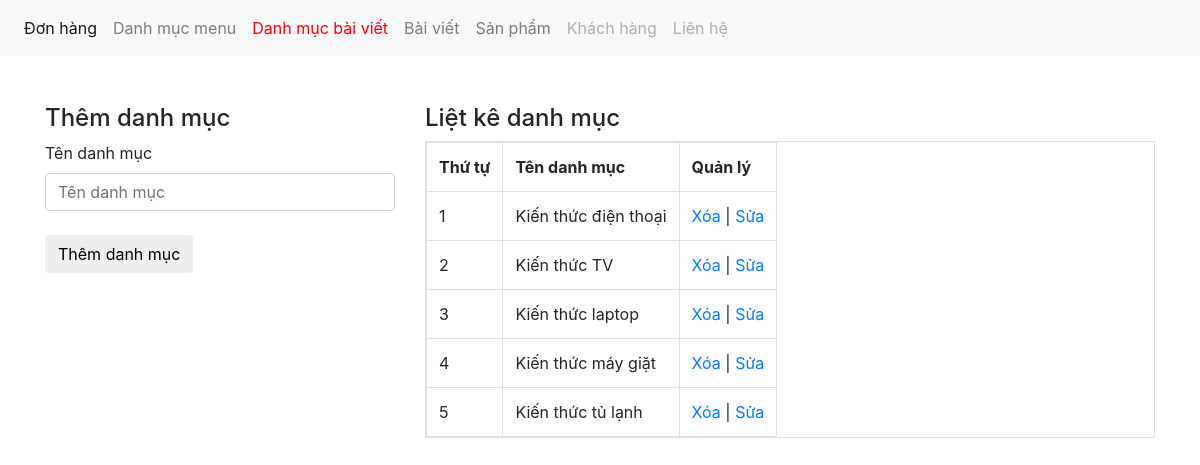
/admin/xulydanhmucbaiviet.php, run on the app's committed database.
### tables this page shows
CREATE TABLE IF NOT EXISTS `danhmuc_tin` (
  `danhmuctin_id` int(11) NOT NULL AUTO_INCREMENT,
  `tendanhmuc` varchar(255) NOT NULL,
  PRIMARY KEY (`danhmuctin_id`)
);

### admin/xulydanhmucbaiviet.php (the view, shortened to what this page needs)
<?php
include('../db/connect.php');
?>
<!DOCTYPE html>
<html>
<head>
<link href="../css/bootstrap.css" rel="stylesheet" type="text/css" media="all" />
</head>
<body>
<nav class="navbar navbar-expand-lg navbar-light bg-light">
    <div class="collapse navbar-collapse" id="navbarNav">
        <ul class="navbar-nav">
        <li class="nav-item active">
            <a class="nav-link" href="xulydonhang.php">Đơn hàng <span class="sr-only">(current)</span></a>
        </li>
        <li class="nav-item">
            <a class="nav-link" href="xulydanhmuc.php">Danh mục menu</a>
        </li>
        <li class="nav-item">
            <a class="nav-link" href="xulydanhmucbaiviet.php" style="color:red">Danh mục bài viết</a>
        </li>
        <li class="nav-item">
            <a class="nav-link" href="xulybaiviet.php">Bài viết</a>
        </li>
        <li class="nav-item">
            <a class="nav-link" href="xulysanpham.php">Sản phẩm</a>
        </li>
        <li class="nav-item">
            <a class="nav-link disabled" href="xulykhachhang.php">Khách hàng</a>
        </li>
        <li class="nav-item">
            <a class="nav-link disabled" href="xulylienhe.php">Liên hệ</a>
        </li>
        </ul>
    </div>
    </nav><br> <br>
    <div class="container">
        <div class="row">
            <?php
            if(isset($_GET['quanly'])=='capnhat'){
                $id_capnhat=$_GET['id'];
                $sql_capnhat=mysqli_query($mysqli,"select * from danhmuc_tin where danhmuctin_id='$id_capnhat'");
                $row_capnhat=mysqli_fetch_array($sql_capnhat);
                ?>
                <div class="col-md-4">
                <h4>Cập nhật danh mục</h4>
                <label>Tên danh mục</label>
                <form action="" method="POST">
                    <input type="text" class="form-control" name="danhmuc" value="<?php echo $row_capnhat['tendanhmuc'] ?>"><br>
                    <input type="hidden" class="form-control" name="id_danhmuc" value="<?php echo $row_capnhat['danhmuctin_id'] ?>">
                    <input type="submit" name="capnhatdanhmuc" value="Cập nhật danh mục" class="btn btn-default">
                </form>
                </div>
            <?php
            }else{
                ?>
                <div class="col-md-4">
                <h4>Thêm danh mục</h4>
                <label>Tên danh mục</label>
                <form action="" method="POST">
                    <input type="text" class="form-control" name="danhmuc" placeholder="Tên danh mục"><br>
                    <input type="submit" name="themdanhmuc" value="Thêm danh mục" class="btn btn-default">
                </form>
            </div>
            <?php
            }
            ?>
            <div class="col-md-8">
            <h4>Liệt kê danh mục</h4>
            <?php
            $sql_select=mysqli_query($mysqli,"select * from danhmuc_tin order by danhmuctin_id desc")
            ?>
            <table class="table table-responsive table-bordered ">
                <tr>
                    <th>Thứ tự</th>
                    <th>Tên danh mục</th>
                    <th>Quản lý</th>
                </tr>
                <?php
                $i=0;
                while($row_danhmuc=mysqli_fetch_array($sql_select)){
                    $i++;
                ?>
                <tr>
                    <td><?php echo $i ?></td>
                    <td><?php echo $row_danhmuc['tendanhmuc'] ?></td>
                    <td><a href="?xoa=<?php echo $row_danhmuc['danhmuctin_id'] ?>">Xóa</a> | <a href="?quanly=capnhat&id=<?php echo $row_danhmuc['danhmuctin_id'] ?>">Sửa</a></td>
                </tr>
                <?php
                }
                ?>
            </table>
            </div>
        </div>
    </div>
</body>
</html>

### data on the page
danhmuc_tin: tendanhmuc "Kiến thức điện thoại"
danhmuc_tin: tendanhmuc "Kiến thức TV"
danhmuc_tin: tendanhmuc "Kiến thức laptop"
danhmuc_tin: tendanhmuc "Kiến thức máy giặt"
danhmuc_tin: tendanhmuc "Kiến thức tủ lạnh"
